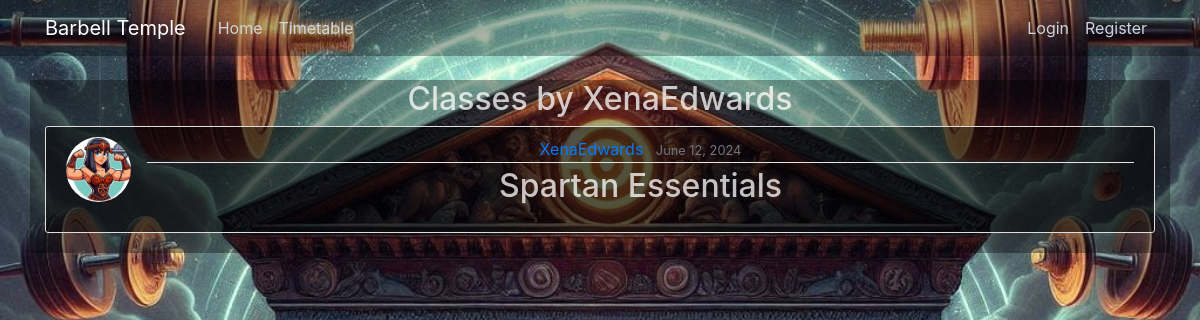
The app's page /author/XenaEdwards/, older data.
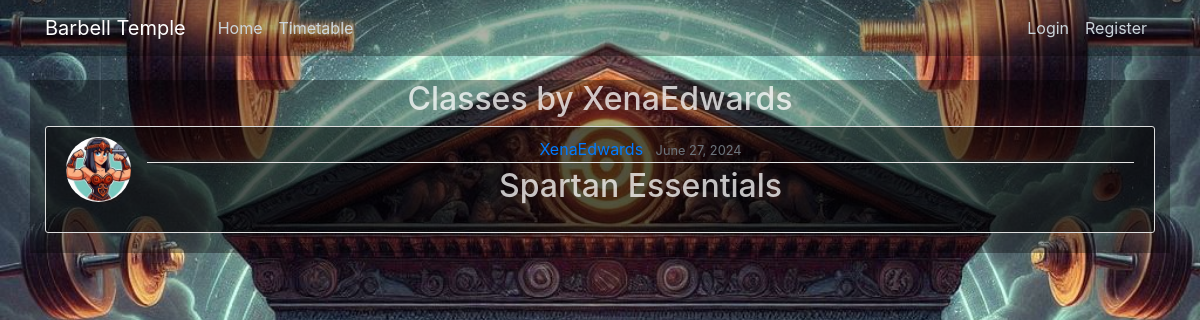
The same page, newer data.
### barbell_classes/models.py (models this page shows, shortened)
class BarbellClass(models.Model):
    title = models.CharField(max_length=100, help_text="Enter the title of the barbell class (e.g., 'Beginner Strength Training')")
    image = CloudinaryField('image', default='placeholder')
    date_posted = models.DateTimeField(default=timezone.now, editable=False)
    author = models.ForeignKey(User, on_delete=models.CASCADE)
    class_datetime = models.DateTimeField(default=timezone.now, help_text="Enter the date and time of the class (yyyy/mm/dd hours:minutes)")
    duration = models.TextField(default='', help_text="Enter the duration of the class (e.g., '1 hour')")
    difficulty = models.TextField(default='', help_text="Enter the difficulty level of the class (e.g., 'Beginner', 'Intermediate', 'Advanced')")
    description = models.TextField(help_text="Provide a detailed description of the class")
    available_spots = models.IntegerField(default=0, help_text="Number of available spots")
    class Meta:
        verbose_name = "Barbell Class"
        verbose_name_plural = "Barbell Classes"

### users/models.py (models this page shows, shortened)
class Profile(models.Model):
    user = models.OneToOneField(User, on_delete=models.CASCADE)  # One-to-one relationship with User model
    image = models.ImageField(default='default.jpg', upload_to='profile_pictures')  # Image field for profile picture

### barbell_classes/views.py (the view)
# urls.py: path('author/<str:username>/', BarbellClassAuthorView.as_view(), name='barbellclass-author'),
class BarbellClassAuthorView(ListView):
    model = BarbellClass
    template_name = 'barbell_classes/author_classes.html'
    context_object_name = 'barbellclass_updates'
    def get_queryset(self):
        author = get_object_or_404(User, username=self.kwargs.get('username'))
        return BarbellClass.objects.filter(author=author).order_by('-date_posted')
    def get_context_data(self, **kwargs):
        context = super().get_context_data(**kwargs)
        context['author'] = get_object_or_404(User, username=self.kwargs.get('username'))
        return context

### barbell_classes/templates/barbell_classes/author_classes.html (shortened to what this page needs)
{% extends "barbell_classes/base.html" %}
{% block content %}
    <h2>Classes by {{ author.username }}</h2>
    {% for barbellclass_update in barbellclass_updates %}
        <article class="media content-section">
            <img class="rounded-circle article-img" src="{{ barbellclass_update.author.profile.image.url }}">
            <div class="media-body">
                <div class="article-metadata">
                    <a class="mr-2" href="{% url 'barbellclass-author' barbellclass_update.author.username %}">{{ barbellclass_update.author }}</a>
                    <small class="text-muted">{{ barbellclass_update.date_posted|date:"F d, Y" }}</small>
                </div>
                <h2><a class="article-title" href="{% url 'barbellclass-detail' barbellclass_update.id %}">{{ barbellclass_update.title }}</a></h2>
            </div>
        </article>
    {% endfor %}
{% endblock content %}

Row changes from the older to the newer data that the page shows:
changed BarbellClass "Spartan Essentials": date_posted "June 12, 2024" → "June 27, 2024"
